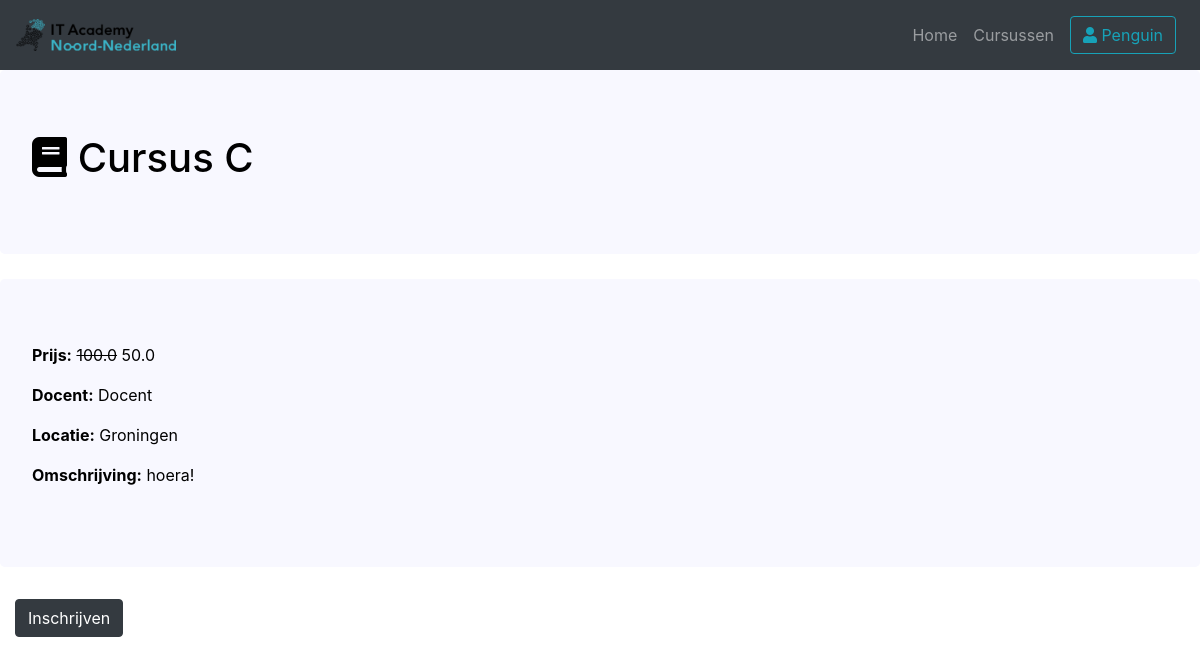
The app's page /cursus/C/4 (signed in) with its own data.
### project/models.py (models this page shows, shortened)
class User(db.Model, UserMixin):
    __tablename__ = 'users'
    id = db.Column(db.Integer, primary_key=True)
    email       = db.Column(db.String(64), unique=True, index=True, nullable=False)
    username    = db.Column(db.String(64), unique=True, index=True, nullable=False)
    password    = db.Column(db.String(128), nullable=False)
    role_id     = db.Column(db.Integer, db.ForeignKey("roles.id"), nullable=False)

class Course(db.Model):
    __tablename__ = 'courses'
    id              = db.Column(db.Integer, primary_key=True)
    teacher_id      = db.Column(db.Integer, db.ForeignKey("users.id"), nullable=False)
    language_id     = db.Column(db.Integer, db.ForeignKey("languages.id"), nullable=False)
    location        = db.Column(db.Text, nullable=False)
    cost            = db.Column(db.Float, nullable=False)
    description     = db.Column(db.Text, nullable=False)

### project/views.py (the view)
@standaard_blueprint.route('/cursus/<language>/<course_id>')
def cursus(language, course_id):
    if current_user.is_anonymous:
        flash(Markup('U moet eerst inloggen of registreren voordat u zich kan inschrijven voor een cursus. <br> Registreren kan <b><a href="' + url_for('standaard.register') + '">hier</a></b>! <br><br> <b><a href="' + url_for('standaard.login') + '">Inloggen</a></b>'))
    course =   Course.query\
                .filter_by(id=course_id)\
                .join(Language, Course.language_id == Language.id)\
                .join(User, Course.teacher_id == User.id)\
                .add_columns(Course.id, Course.language_id, Language.language, User.username, Course.location, Course.cost, Course.description).first_or_404()
    discount = False
    korting = Korting()
    if current_user.is_authenticated:
        if Attendee.query.filter_by(user_id = current_user.id).first() != None:
            discount = True
    return render_template('cursus.html', course=course, discount = discount, korting=korting)

### project/__init__.py (called while the page is built)
@app.context_processor
def inject_time_related_functions():
    return dict(date_now=datetime.now().date(), td=timedelta, dt=datetime, t=time())

### project/models.py (called while the page is built)
@login_manager.user_loader
def load_user(user_id):
    return User.query.get(user_id)

def Korting():
    korting = 0.5 # 50%
    return korting

### project/templates/cursus.html
{% extends "base.html" %}
{% block content %}
<div class="jumbotron m-0">
    <h1><i class="fas fa-book"></i> Cursus {{ course.language }}</h1>
</div>
<div class="jumbotron">
    <p> {% if discount == True %}
        <b>Prijs:</b> <s>{{ course.cost}}</s> {{ course.cost*korting }}
        {% else %}
        <b>Prijs:</b> {{ course.cost}}
        {% endif %}
    </p>
    <p> <b>Docent:</b> {{ course.username}} </p>
    <p> <b>Locatie:</b> {{ course.location}} </p>
    <p> <b>Omschrijving:</b> {{ course.description }} </p>
</div>
<div class="col-sm-12">
{% if current_user.is_authenticated %}
<a href="{{ url_for('student.inschrijven', language_id=course.language_id, course_id=course.id)}}" class="btn btn-dark">Inschrijven</a>
{% endif %}
</div>
{% endblock %}

### project/templates/base.html (shortened to what this page needs)
<!DOCTYPE html>
<html lang="en" dir="ltr">
<head>
    <link rel="stylesheet" type="text/css" href="{{ url_for('static',filename='stylesheet.css') }}?rnd=24">
    <link rel="stylesheet" href="https://maxcdn.bootstrapcdn.com/bootstrap/4.0.0/css/bootstrap.min.css">
    <link rel="stylesheet" href="https://cdnjs.cloudflare.com/ajax/libs/font-awesome/5.15.3/css/all.min.css" />
</head>
<body>
    <nav class="navbar navbar-expand-lg navbar-dark bg-dark">
    <a class="navbar-brand" href="{{ url_for('index') }}">
        <img src="/static/logo-klein.png" width="40%" alt="">
    </a>
    <div class="collapse navbar-collapse" id="navbarSupportedContent">
        <div class="navbar-nav ml-auto d-lg-flex align-items-lg-center">
            <a class="nav-item nav-link" href="{{ url_for('index') }}">Home</a>
            <a class="nav-item nav-link" href="{{ url_for('standaard.cursussen') }}">Cursussen</a>
            {% if current_user.is_authenticated %}
            <div class="dropdown nav-item nav-link">
                <button class="btn btn-outline-info" type="button" id="dropdownMenuButton" data-toggle="dropdown" aria-haspopup="true" aria-expanded="false">
                    <i class="fas fa-user"></i> {{ current_user.username }}
                </button>
            </div>
            {% endif %}
        </div>
    </div>
</nav>
{% block content %}
{% endblock %}
</body>
</html>

### project/static/stylesheet.css (style rules this page uses)
html { background-color: white; }
.jumbotron { background-color:ghostwhite !important; margin-top: 25px; color: black; }

### records on screen
User: username "Penguin"
Course: cost "100.0", course.cost*korting "50.0", location "Groningen", description "hoera!"
User: username "Docent"

### other values on screen
{{ course.language }} "C"
